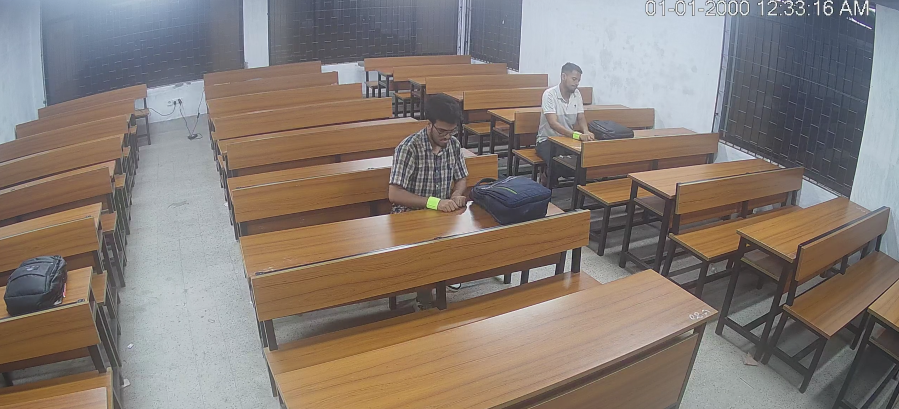
#> input picture data/image.png, 1798 x 818 px (shown at 1/2 size)
$ python step_03.py
#> lines starting #> are read from the running program, lines starting #| are printed output that depends on the picture; after the words box and inside, x2 and y2 are one past the last pixel; in counts of white or black regions, pixels touching at a corner belong together
import cv2
import numpy as np
from pathlib import Path
import sys

# === Configuration ===
output_dir = "../badge_detection"

# Create output directory
Path(output_dir).mkdir(parents=True, exist_ok=True)

# Badge color range (from step_02 calibration) - PERMISSIVE RANGE
# This range accounts for badges at different distances and lighting conditions
# Hue: 35-45 (wide range for color variation)
# Saturation: 58-88 (accounts for dim distant badges with less saturation)
# Value: 219-255 (catches both bright close and dimmer distant badges)
lower_badge = np.array([35, 58, 219])
upper_badge = np.array([45, 88, 255])

# === Image Path (UPDATE THIS) ===
image_path = "../data/image.png"

if not Path(image_path).exists():
    print(f"❌ Image not found: {image_path}")
    exit(1)

print(f"✅ Loading image: {image_path}\n")

# === Load and Process Image ===
frame = cv2.imread(image_path)
#> frame is the input picture: shape (818, 1798, 3); mean B, G, R 116.7, 123.9, 134.5

if frame is None:
    print(f"❌ Failed to load image: {image_path}")
    exit(1)

frame_name = Path(image_path).stem
print(f"Processing: {frame_name}")

# Apply exact filtering from step_01
# Step 1: BGR (input image)
bgr = frame

# Step 2: Convert to LAB
lab = cv2.cvtColor(bgr, cv2.COLOR_BGR2LAB)
#> lab: shape (818, 1798, 3); mean of channels 0, 1, 2 133.7, 131.7, 133.8
l_channel, a_channel, b_channel = cv2.split(lab)
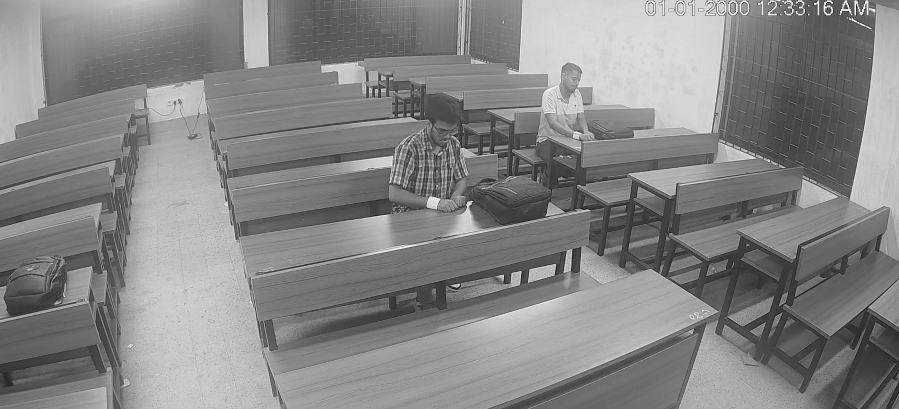
#> l_channel: shape (818, 1798) (shown at 1/2 size); min 3, max 252, mean 133.7
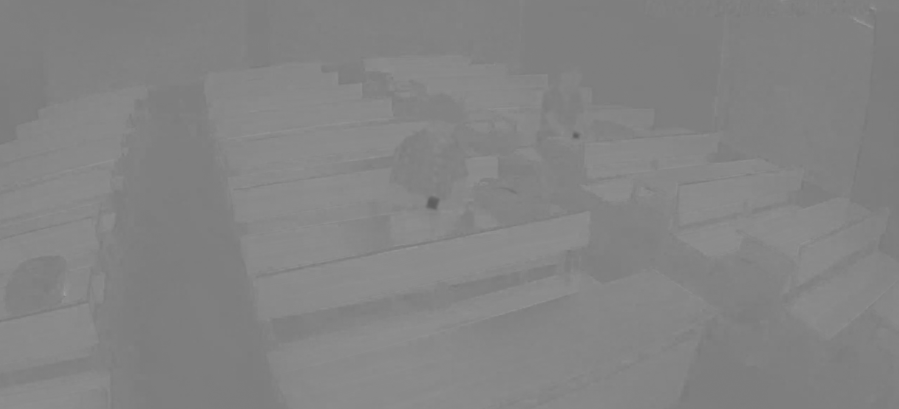
#> a_channel: shape (818, 1798) (shown at 1/2 size); min 93, max 159, mean 131.7
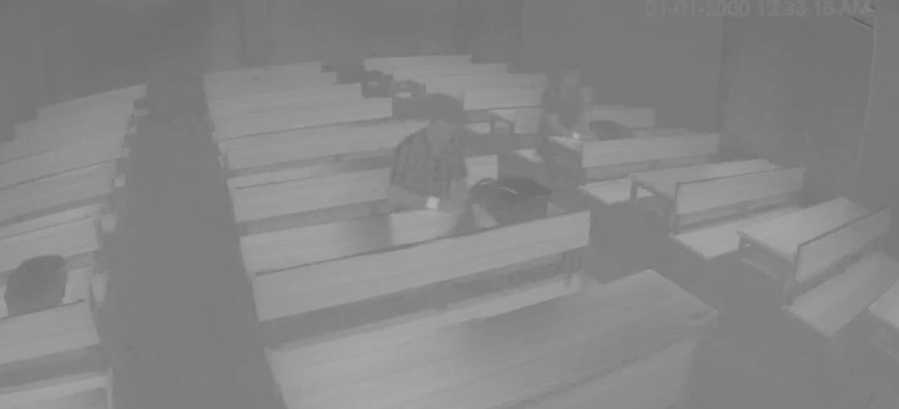
#> b_channel: shape (818, 1798) (shown at 1/2 size); min 91, max 178, mean 133.8

# Step 3: CLAHE on L channel (fix uneven lighting)
clahe = cv2.createCLAHE(clipLimit=3.0, tileGridSize=(8, 8))
l_channel = clahe.apply(l_channel)
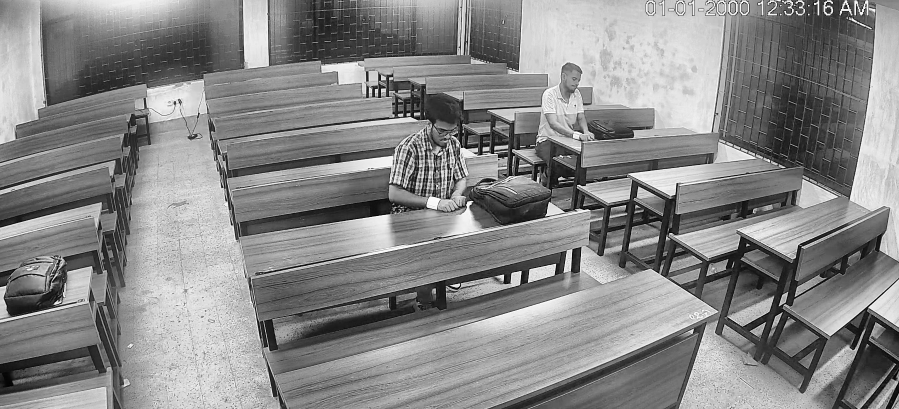
#> l_channel: shape (818, 1798) (shown at 1/2 size); min 0, max 255, mean 135.9

# Step 4: Convert LAB → BGR
lab_processed = cv2.merge([l_channel, a_channel, b_channel])
#> lab_processed: shape (818, 1798, 3); mean of channels 0, 1, 2 135.9, 131.7, 133.8
bgr_processed = cv2.cvtColor(lab_processed, cv2.COLOR_LAB2BGR)
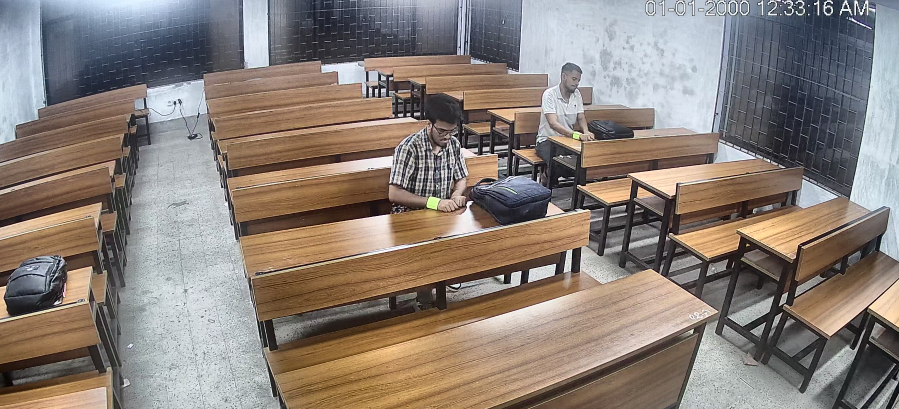
#> bgr_processed: shape (818, 1798, 3) (shown at 1/2 size); mean B, G, R 120, 127.4, 138.1

# Step 5: Apply Gamma Correction (fix dark/bright exposure)
inv_gamma = 1.0 / 1.2
table = np.array([((i / 255.0) ** inv_gamma) * 255 for i in np.arange(0, 256)]).astype("uint8")
bgr_gamma = cv2.LUT(bgr_processed, table)

# Step 6: Convert to HSV
hsv = cv2.cvtColor(bgr_gamma, cv2.COLOR_BGR2HSV)
#> hsv: shape (818, 1798, 3); mean H, S, V 60, 54.5, 157.2

# Create mask using badge color range
mask = cv2.inRange(hsv, lower_badge, upper_badge)
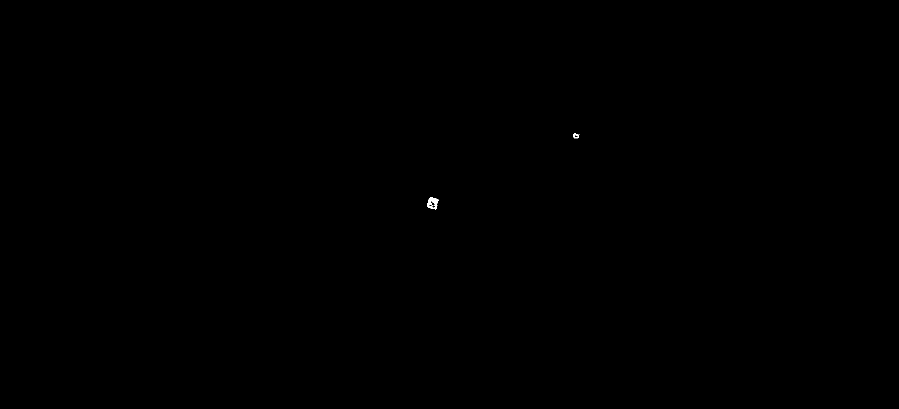
#> mask: shape (818, 1798) (shown at 1/2 size); 0.03% white; 2 white regions, box (x1, y1, x2, y2) and area: (854, 395, 878, 419) 309, (1146, 266, 1159, 277) 71

# Better morphological operations
kernel_open = cv2.getStructuringElement(cv2.MORPH_ELLIPSE, (3, 3))
kernel_close = cv2.getStructuringElement(cv2.MORPH_ELLIPSE, (7, 7))

# Remove small noise
mask = cv2.morphologyEx(mask, cv2.MORPH_OPEN, kernel_open, iterations=1)
#> mask: shape (818, 1798); 0.02% white; 2 white regions, box (x1, y1, x2, y2) and area: (854, 395, 878, 419) 274, (1146, 267, 1158, 277) 56
# Fill small holes
mask = cv2.morphologyEx(mask, cv2.MORPH_CLOSE, kernel_close, iterations=1)
#> mask: shape (818, 1798); 0.03% white; 2 white regions

# Find contours
contours, _ = cv2.findContours(mask, cv2.RETR_EXTERNAL, cv2.CHAIN_APPROX_SIMPLE)
#> contours = 2 contours; box (x1, y1, x2, y2) and area: (854, 395, 878, 419) 358, (1146, 267, 1158, 277) 63
print(f"Contours detected: {len(contours)}")
#| Contours detected: 2

# Process contours and draw
bgr_display = bgr.copy()
badges_detected = []

for contour in contours:
    area = cv2.contourArea(contour)

    # Filter by area (ignore small noise but allow smaller badges in distance)
    if area > 20:  # Lower threshold to catch distant badges
        # Get bounding box
        x, y, w, h = cv2.boundingRect(contour)

        # Calculate centroid
        M = cv2.moments(contour)
        if M["m00"] != 0:
            cx = int(M["m10"] / M["m00"])
            cy = int(M["m01"] / M["m00"])

            badges_detected.append({
                'bbox': (x, y, w, h),
                'center': (cx, cy),
                'area': area
            })

            # Draw bounding box (green)
            cv2.rectangle(bgr_display, (x, y), (x + w, y + h), (0, 255, 0), 2)

            # Draw center (red)
            cv2.circle(bgr_display, (cx, cy), 5, (0, 0, 255), -1)

            # Add label
            cv2.putText(bgr_display, f"Badge", (x, y - 10),
                       cv2.FONT_HERSHEY_SIMPLEX, 0.6, (0, 255, 0), 2)

            print(f"  Badge detected at center: ({cx}, {cy}), area: {area}")
#> this loop made 2 passes
#> (area, x, y, w, h, cx, cy) on passes 1 to 2: (357.5, 854, 395, 24, 24, 864, 405), (63, 1146, 267, 12, 10, 1151, 271)
#|   Badge detected at center: (864, 405), area: 357.5
#|   Badge detected at center: (1151, 271), area: 63.0
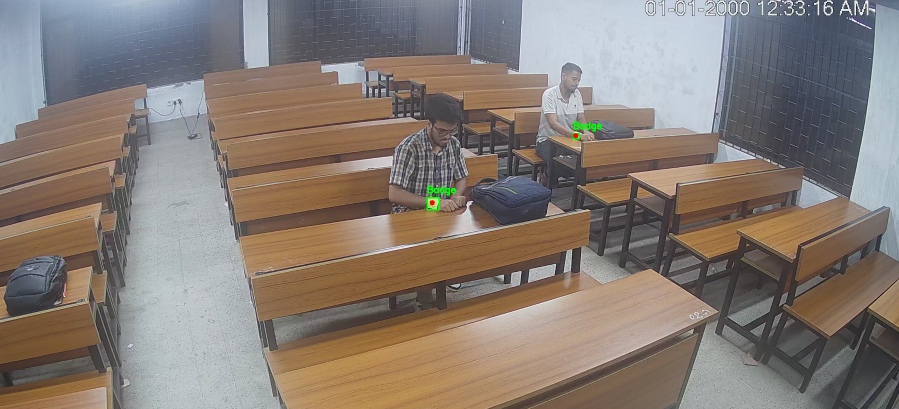
#> bgr_display: shape (818, 1798, 3) (shown at 1/2 size); 0.11% of pixels changed, all inside (x1, y1, x2, y2) = (853, 243, 1204, 421)
#> after the loop, badges_detected = 2 items

# Save result
output_path = Path(output_dir) / f"detected_{frame_name}.jpg"
cv2.imwrite(str(output_path), bgr_display)
print(f"\n✅ Saved: {output_path}")

if len(badges_detected) > 0:
    print(f"\n📊 Total badges detected: {len(badges_detected)}")
#| 📊 Total badges detected: 2
    for i, badge in enumerate(badges_detected):
        print(f"  Badge {i+1}: center={badge['center']}, bbox={badge['bbox']}, area={badge['area']}")
#> this loop made 2 passes
#|   Badge 1: center=(864, 405), bbox=(854, 395, 24, 24), area=357.5
#|   Badge 2: center=(1151, 271), bbox=(1146, 267, 12, 10), area=63.0
else:
    print("\n⚠️ No badges detected in the image")
